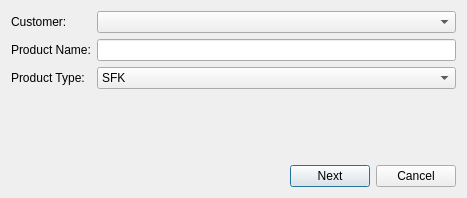
<?xml version="1.0" encoding="UTF-8"?>
<ui version="4.0">
 <class>StartNewProduct</class>
 <widget class="QDialog" name="StartNewProduct">
  <property name="geometry">
   <rect>
    <x>0</x>
    <y>0</y>
    <width>467</width>
    <height>198</height>
   </rect>
  </property>
  <property name="windowTitle">
   <string>New Product</string>
  </property>
  <layout class="QVBoxLayout" name="verticalLayout">
   <item>
    <layout class="QGridLayout" name="gridLayout">
     <item row="0" column="0">
      <widget class="QLabel" name="label">
       <property name="text">
        <string>Customer:</string>
       </property>
      </widget>
     </item>
     <item row="0" column="1">
      <widget class="QComboBox" name="cboCustomer"/>
     </item>
     <item row="1" column="0">
      <widget class="QLabel" name="label_2">
       <property name="text">
        <string>Product Name:</string>
       </property>
      </widget>
     </item>
     <item row="1" column="1">
      <widget class="QLineEdit" name="txtProductName"/>
     </item>
     <item row="2" column="0">
      <widget class="QLabel" name="label_3">
       <property name="text">
        <string>Product Type:</string>
       </property>
      </widget>
     </item>
     <item row="2" column="1">
      <widget class="QComboBox" name="cboSFK">
       <item>
        <property name="text">
         <string>SFK</string>
        </property>
       </item>
       <item>
        <property name="text">
         <string>3 Ply</string>
        </property>
       </item>
       <item>
        <property name="text">
         <string>5 Ply</string>
        </property>
       </item>
       <item>
        <property name="text">
         <string>Die Cut Carton 3 Ply</string>
        </property>
       </item>
       <item>
        <property name="text">
         <string>Die Cut Carton 5 Ply</string>
        </property>
       </item>
       <item>
        <property name="text">
         <string>Die Cut Carton 3 Ply (H)</string>
        </property>
       </item>
       <item>
        <property name="text">
         <string>Die Cut Carton 5 Ply (H)</string>
        </property>
       </item>
      </widget>
     </item>
    </layout>
   </item>
   <item>
    <spacer name="verticalSpacer">
     <property name="orientation">
      <enum>Qt::Vertical</enum>
     </property>
     <property name="sizeHint" stdset="0">
      <size>
       <width>20</width>
       <height>20</height>
      </size>
     </property>
    </spacer>
   </item>
   <item>
    <layout class="QHBoxLayout" name="horizontalLayout">
     <item>
      <spacer name="horizontalSpacer">
       <property name="orientation">
        <enum>Qt::Horizontal</enum>
       </property>
       <property name="sizeHint" stdset="0">
        <size>
         <width>40</width>
         <height>20</height>
        </size>
       </property>
      </spacer>
     </item>
     <item>
      <widget class="QPushButton" name="cmdNext">
       <property name="text">
        <string>Next</string>
       </property>
      </widget>
     </item>
     <item>
      <widget class="QPushButton" name="pushButton">
       <property name="text">
        <string>Cancel</string>
       </property>
      </widget>
     </item>
    </layout>
   </item>
  </layout>
 </widget>
 <resources/>
 <connections>
  <connection>
   <sender>pushButton</sender>
   <signal>clicked()</signal>
   <receiver>StartNewProduct</receiver>
   <slot>reject()</slot>
   <hints>
    <hint type="sourcelabel">
     <x>398</x>
     <y>144</y>
    </hint>
    <hint type="destinationlabel">
     <x>427</x>
     <y>147</y>
    </hint>
   </hints>
  </connection>
 </connections>
</ui>
